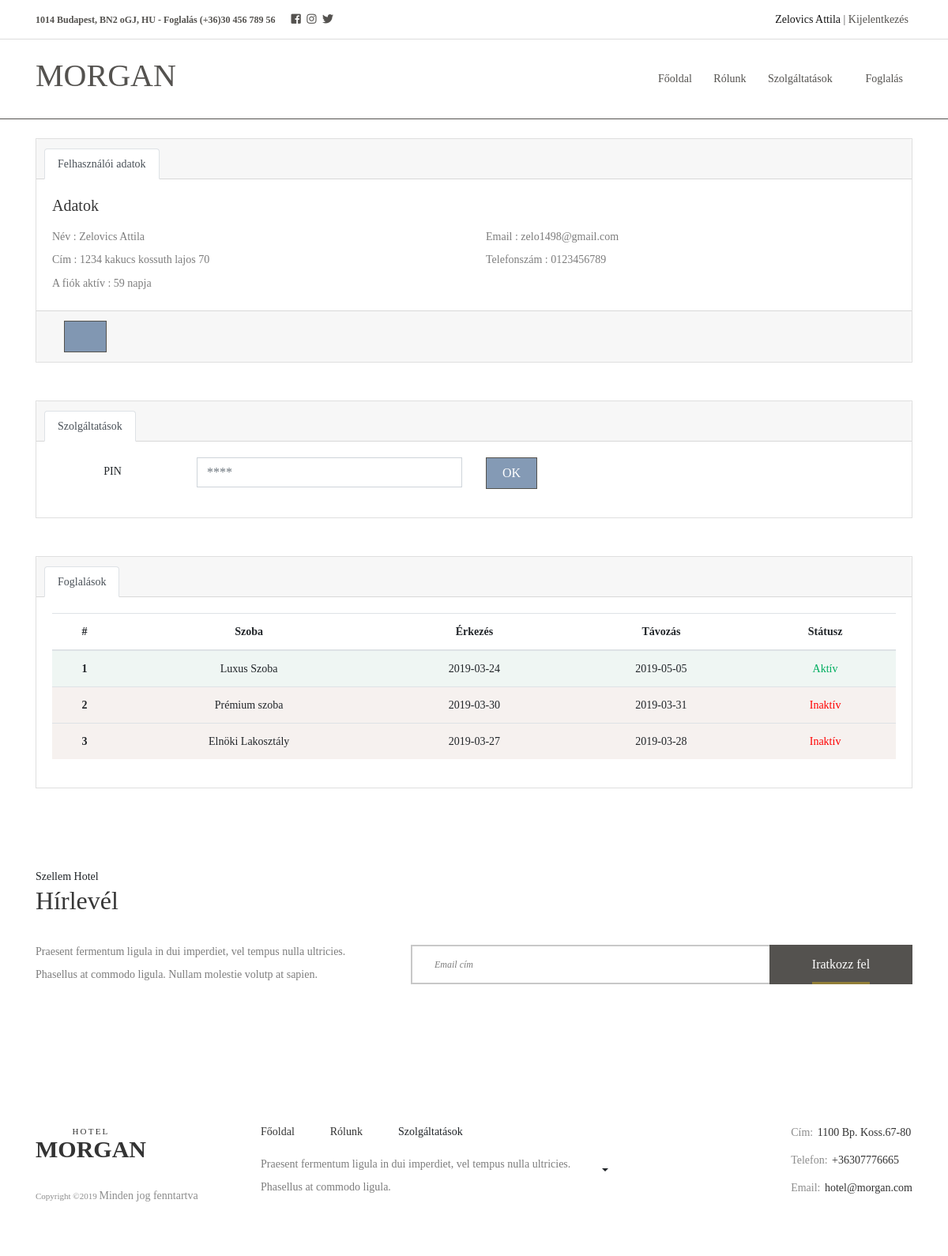
Screenshot of /profile (signed in) with the database file from the repository.
### tables this page shows
CREATE TABLE `guests` (
  `guest_id` int(11) NOT NULL,
  `user_id` int(11) NOT NULL,
  `address` varchar(255) NOT NULL,
  `post_code` int(11) NOT NULL,
  `city` varchar(255) NOT NULL,
  `phone` varchar(255) NOT NULL
);

CREATE TABLE `users` (
  `user_id` int(11) NOT NULL,
  `name` varchar(255) NOT NULL,
  `email` varchar(50) NOT NULL,
  `password` varchar(255) NOT NULL,
  `joined` date NOT NULL,
  `status` int(11) NOT NULL
);

CREATE TABLE `reservation` (
  `reservation_id` int(11) NOT NULL,
  `guest_id` int(11) NOT NULL,
  `room_id` int(11) NOT NULL,
  `reservation_date` datetime NOT NULL,
  `check_in` date NOT NULL,
  `check_out` date NOT NULL,
  `members` int(11) NOT NULL,
  `description` text NOT NULL,
  `PIN` int(4) NOT NULL,
  `status_id` int(11) NOT NULL
);

CREATE TABLE `rooms` (
  `room_id` int(11) NOT NULL,
  `room_type_id` int(11) NOT NULL,
  `room_status_id` int(11) NOT NULL,
  `price` varchar(50) NOT NULL,
  `room_name` varchar(50) NOT NULL,
  `qualification` int(11) NOT NULL,
  `description` text NOT NULL,
  `room_picture` varchar(255) NOT NULL
);

### DB/db.php (called while the page is built, shortened)
<?php
class db{
    private static $host ="127.0.0.1:3306";
    private static $username ="root";
    private static $password ="";
    private static $database ="morgan";
    private static $coding ="utf8";
    private static $instance = null;
    private $connection ="";
    public function __construct(){
        $this->connection = mysqli_connect(self::$host,self::$username,self::$password);
        if (mysqli_connect_errno($this->connection)){
            die("Could not connect mysql database");
        }else{
            mysqli_select_db($this->connection,self::$database);
            mysqli_set_charset($this->connection,self::$coding);
        }
    }
    public static function get(){
        if (is_null(self::$instance)){
            self::$instance = new db;
        }
        return self::$instance;
    }
    public function query($queryString){
        $result = mysqli_query($this->connection,$queryString);
        return $result;
    }
    public function getRow($queryString){
        $result = $this->query($queryString);
        return mysqli_fetch_assoc($result);
    }
    public function getArray($queryString){
        $rows = array();
        $result = $this->query($queryString);
        while($row = mysqli_fetch_assoc($result)){
            $rows[]=$row;
        }
        return $rows;
    }
}
?>

### Views/Profile/profilePage.php (the view, shortened to what this page needs)
<?php
require_once root."/DB/db.php";
require_once root . "/Views/Frame/header.php";
if (isset($_SESSION["id"])):
    $selectReservationString = "SELECT users.user_id,users.name,users.email,guests.post_code,guests.city,guests.address,reservation.PIN,reservation.reservation_id,reservation.reservation_date,reservation.check_in,reservation.check_out,reservation.members,reservation.description,rooms.room_id,rooms.room_name,rooms.price FROM reservation LEFT JOIN guests ON guests.guest_id = reservation.guest_id LEFT JOIN users ON guests.user_id = users.user_id LEFT JOIN rooms ON rooms.room_id = reservation.room_id WHERE users.user_id=" . $_SESSION["id"];
    $reservations = $db->getArray($selectReservationString);
    $userData = "SELECT * FROM users LEFT JOIN guests ON users.user_id = guests.user_id WHERE users.user_id=" . $_SESSION["id"];
    $data = $db->getRow($userData);
    $now = time();
    $date = strtotime($data["joined"]);
    $datediff = $now - $date;
    ?>
    <div class="container " style="margin-top: 175px;">
        <div class="row mb-5">
            <div class="col-12">
                <div class="card text-center">
                    <div class="card-header">
                        <ul class="nav nav-tabs card-header-tabs">
                            <li class="nav-item">
                                <a class="nav-link active" href="#">Felhasználói adatok</a>
                            </li>
                        </ul>
                    </div>
                    <div class="card-body">
                        <h5 class="text-left card-title">Adatok</h5>
                        <div class="row">
                            <div class="col-12 col-md-6">
                                <p class="card-text text-left">Név : <?php echo $data["name"]; ?></p>
                            </div>
                            <div class="col-12 col-md-6">
                                <p class="card-text text-left">Email : <?php echo $data["email"]; ?></p>
                            </div>
                            <div class="col-12 col-md-6">
                                <p class="card-text text-left">Cím
                                    : <?php echo $data["post_code"] . " " . $data["city"] . " " . $data["address"]; ?></p>
                            </div>
                            <div class="col-12 col-md-6">
                                <p class="card-text text-left">Telefonszám
                                    : <?php echo $data["phone"]; ?></p>
                            </div>
                            <div class="col-12 col-md-6">
                                <p class="card-text text-left">A fiók aktív
                                    : <?php echo round($datediff / (60 * 60 * 24)); ?> napja</p>
                            </div>
                        </div>
                    </div>
                    <div class="card-footer text-muted text-left">
                        <div class="col-12">
                            <a href="/edit-profile" class="btn palatin-btn-mini"><i
                                        class="fa fa-edit mt-10"></i></a>
                        </div>
                    </div>
                </div>
            </div>
        </div>
        <div class="row mb-5">
            <div class="col-12">
                <div class="card text-center">
                    <div class="card-header">
                        <ul class="nav nav-tabs card-header-tabs">
                            <li class="nav-item">
                                <a class="nav-link active" href="#">Szolgáltatások</a>
                            </li>
                        </ul>
                    </div>
                    <div class="card-body">
                        <div id="pin">
                            <form method="post" action="">
                                <div class="form-group row">
                                    <label for="PIN" class="col-3 col-lg-2 col-form-label">PIN</label>
                                    <div class="col-6 col-lg-4">
                                        <input type="password" name="PIN" class="form-control" id="PIN"
                                               placeholder="****">
                                    </div>
                                    <div class="col-3 col-lg-1">
                                        <button class="btn palatin-btn-mini" type="submit" name="scannPinButton">OK
                                        </button>
                                    </div>
                                </div>
                            </form>
                        </div>
                    </div>
                </div>
            </div>
        </div>
        <div class="row">
            <div class="col-12">
                <div class="card text-center">
                    <div class="card-header">
                        <ul class="nav nav-tabs card-header-tabs">
                            <li class="nav-item">
                                <a class="nav-link active" href="#">Foglalások</a>
                            </li>
                        </ul>
                    </div>
                    <div class="card-body">
                        <div class="table-responsive">
                        <table class="table">
                            <thead>
                            <tr>
                                <th scope="col">#</th>
                                <th scope="col">Szoba</th>
                                <th scope="col">Érkezés</th>
                                <th scope="col">Távozás</th>
                                <th scope="col">Státusz</th>
                            </tr>
                            </thead>
                            <tbody>
                            <?php
                            $counter = 1;
                            if (count($reservations) > 0):
                            foreach ($reservations as $reservation):
                                ?>
                                <tr <?php if ($reservation["check_out"] < date("Y-m-d")): ?>
                                    style="background-color: rgba(209, 183, 177,0.2)"
                                <?php else: ?>
                                    style="background-color: rgba(177, 209, 193,0.2)"
                                <?php endif; ?>>
                                    <th scope="row"><?php echo $counter; ?></th>
                                    <td><?php echo $reservation["room_name"]; ?></td>
                                    <td><?php echo $reservation["check_in"]; ?></td>
                                    <td><?php echo $reservation["check_out"]; ?></td>
                                    <td <?php if ($reservation["check_out"] < date("Y-m-d")): ?>
                                        style="color: red"
                                    <?php else: ?>
                                        style="color: #00ad5f;"
                                    <?php endif; ?> ><?php if ($reservation["check_out"] < date("Y-m-d")): ?>
                                            Inaktív
                                        <?php else: ?>
                                            Aktív
                                        <?php endif; $counter++;?></td>
                                </tr>
                            <?php  endforeach; ?>
                            </tbody>
                        </table>
                        </div>
                        <?php endif; ?>
                    </div>
                </div>
            </div>
        </div>
    </div>
    <?php
    include root . "/Views/Frame/footer.php";
else:
    ?>
    <script>
        window.location.href = "/login";
    </script>
<?php
endif;
?>

### Assets/Css/hr.css (style rules this page uses)
body { margin: 0; }

### Assets/Css/style.css (style rules this page uses)
* { margin: 0; padding: 0; }
body { font-family:"Palatino Linotype", "Book Antiqua", Palatino, serif; font-size: 14px; background-color: white; }
h1, h2, h3, h4, h5, h6 { color: #363636; line-height: 1.3; font-weight: 400; }
p { color: #7d7d7d; font-size: 14px; line-height: 2.1; font-weight: 400; }
a, a:hover, a:focus { -webkit-transition-duration: 500ms; transition-duration: 500ms; text-decoration: none; outline: 0 solid transparent; color: #141414; font-weight: 400; font-size: 14px; }
ul, ol { margin: 0; }
ul li, ol li { list-style: none; }
.mt-10 { margin-top: 10px !important; }
.palatin-btn-mini { background-color: rgba(81, 112, 150,0.7); border: 1px solid #54524d; -webkit-transition-duration: 500ms; transition-duration: 500ms; position: relative; z-index: 1; display: inline-block; height: 40px; color: #ffffff; border-radius: 0; padding: 0px 20px 0px 20px; font-size: 16px; text-transform: capitalize; }
*, *:before, *:after { -moz-box-sizing: border-box; -webkit-box-sizing: border-box; box-sizing: border-box; }
.card { border-radius: 0; }
.form-control { border-radius: 0; }

### Assets/Css/classy-nav.css (style rules this page uses)
* { margin: 0; padding: 0; }
body { font-family: "Roboto", sans-serif; }
ul, ol { margin: 0; }
ul li, ol li { list-style: none; }

### rows the page displays
guests: user.name "Zelovics Attila", user.email "zelo1498@gmail.com", post_code "1234", city "kakucs", address "kossuth lajos 70", phone "0123456789"
reservation: room.room_name "Luxus Szoba", check_in "2019-03-24", check_out "2019-05-05", shows "Aktív"
reservation: room.room_name "Prémium szoba", check_in "2019-03-30", check_out "2019-03-31", shows "Inaktív"
reservation: room.room_name "Elnöki Lakosztály", check_in "2019-03-27", check_out "2019-03-28", shows "Inaktív"

### other values shown
$_SESSION["name"] "Zelovics Attila"
